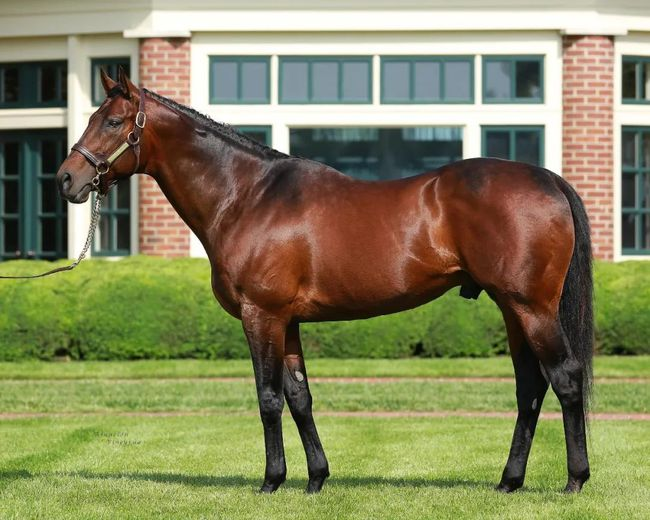
#> input picture opencv4.5.4/images/horse.jpg, 650 x 520 px, found by its file name
$ python '二值化和Ostu分割.py'
#> lines starting #> are read from the running program, lines starting #| are printed output that depends on the picture; after the words box and inside, x2 and y2 are one past the last pixel; in counts of white or black regions, pixels touching at a corner belong together
#%%
# -*- coding UTF-8 -*-
'''
@Project : TensorflowStudy
@File : 二值化和Ostu分割.py
@Author : chenbei
@Date : 2021/9/16 15:26
'''
import matplotlib.pyplot as plt
from matplotlib.pylab import mpl
import os
import skimage.io, skimage.color, skimage.filters
import skimage
plt.rcParams['font.sans-serif'] = ['Times New Roman']  # 设置字体风格,必须在前然后设置显示中文
mpl.rcParams['font.size'] = 10.5  # 图片字体大小
mpl.rcParams['font.sans-serif'] = ['SimHei']  # 显示中文的命令
mpl.rcParams['axes.unicode_minus'] = False  # 显示负号的命令
mpl.rcParams['agg.path.chunksize'] = 10000
plt.rcParams['figure.figsize'] = (7.8, 3.8)  # 设置figure_size尺寸
plt.rcParams['savefig.dpi'] = 600  # 图片像素
plt.rcParams['figure.dpi'] = 600  # 分辨率
root = os.path.join(os.getcwd(), "ImageProcessing")
img_dir = os.path.join(root, "images")

horse = skimage.io.imread(img_dir+"\horse.jpg")
#> horse is the input picture: shape (520, 650, 3); mean R, G, B 133, 132.3, 92.8
grey = skimage.color.rgb2gray(horse)
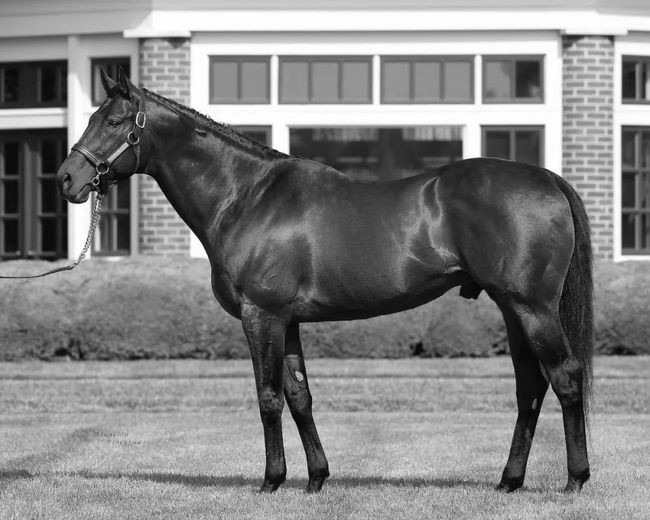
#> grey: shape (520, 650) float64; min 0.00281, max 1, mean 0.508
ostu_threshold = skimage.filters.threshold_otsu(grey)
#> ostu_threshold = 0.48
binary = (grey > ostu_threshold).astype(float) # 高于阈值为1
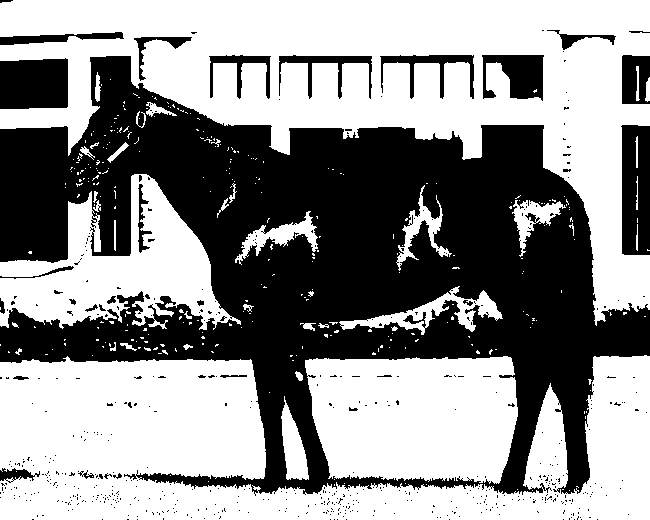
#> binary: shape (520, 650) float64; values 0 (black) and 1 (white), 56.4% white; 558 black regions (527 under 20 px), largest, box (x1, y1, x2, y2) and area: (0, 56, 650, 496) 130163, (621, 125, 650, 255) 3465, (0, 58, 68, 109) 3299
axe1 ,axe2 = plt.subplot(121),plt.subplot(122)
axe1.imshow(binary),axe2.hist(grey.ravel(),bins=256),axe2.axvline(x=ostu_threshold)
plt.show()
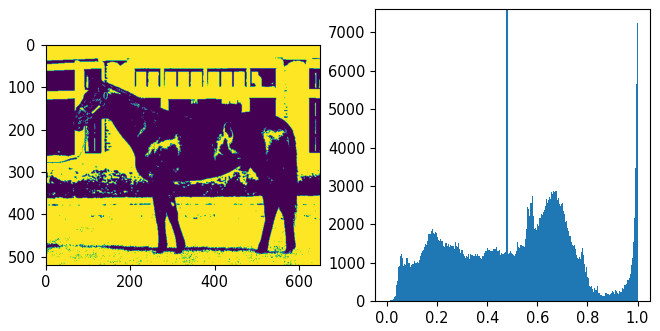
#> figure drawn by matplotlib, 2 panels; panel 2: tallest bar 7255 high, from x = 0.996 to 1

$ run again, with opencv4.5.4/images/0.jpg copied over opencv4.5.4/images/horse.jpg
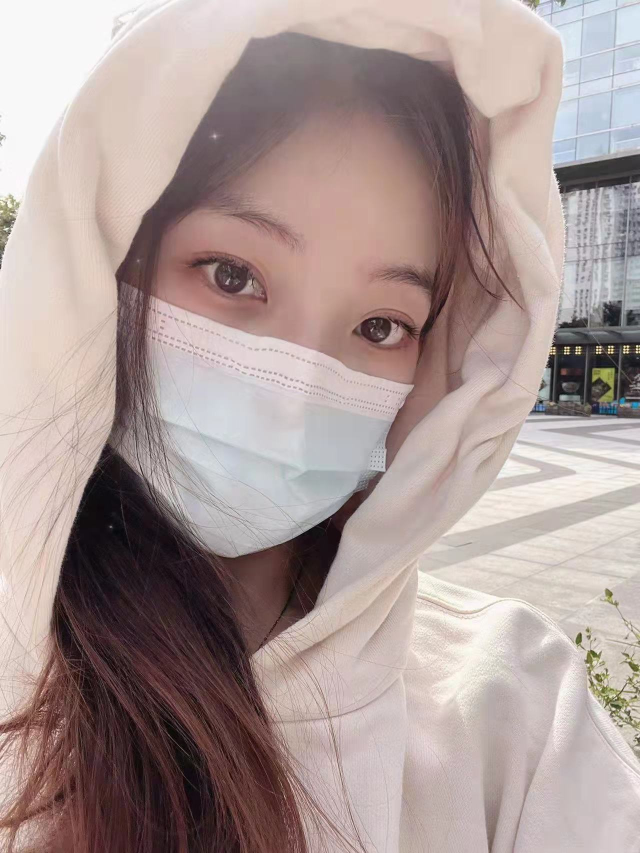
#> input picture opencv4.5.4/images/0.jpg, 1280 x 1706 px, found by its file name (shown at 1/2 size)
#> horse is the input picture: shape (1706, 1280, 3); mean R, G, B 170.3, 153.3, 150.3
#> ostu_threshold = 0.518
#> `binary = (grey > ostu_threshold).astype(float)`:
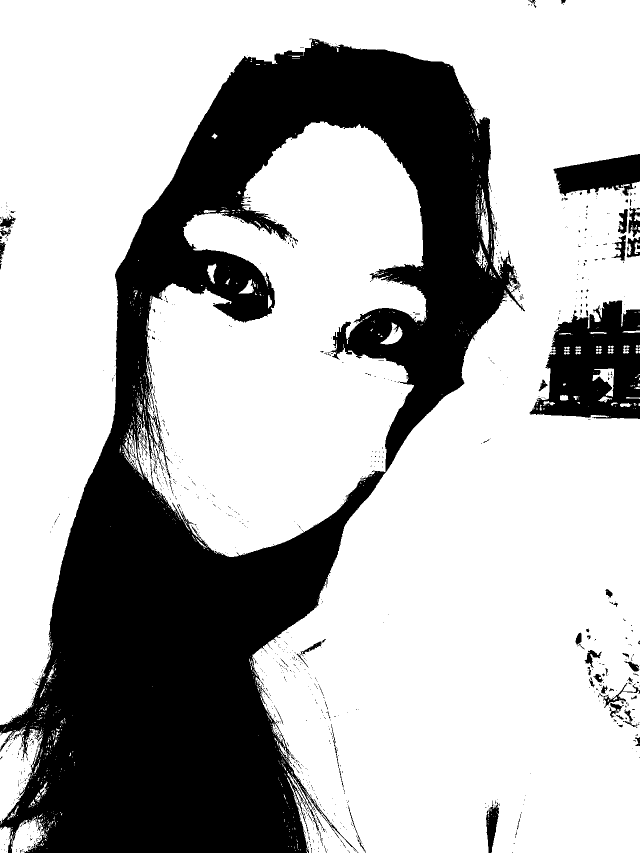
#> binary: shape (1706, 1280) float64 (shown at 1/2 size); values 0 (black) and 1 (white), 69.5% white; 1112 black regions (1030 under 20 px), largest, box (x1, y1, x2, y2) and area: (0, 77, 1050, 1706) 607827, (1059, 601, 1280, 838) 34602, (1107, 308, 1280, 392) 9479
#> `plt.show()`:
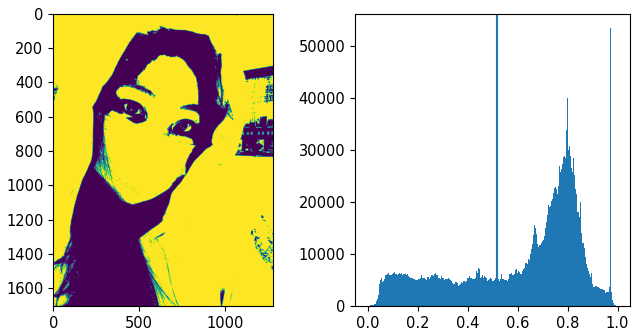
#> figure drawn by matplotlib, 2 panels; panel 2: tallest bar 53579 high, from x = 0.969 to 0.973

$ run again, with opencv4.5.4/images/12.jpg copied over opencv4.5.4/images/horse.jpg
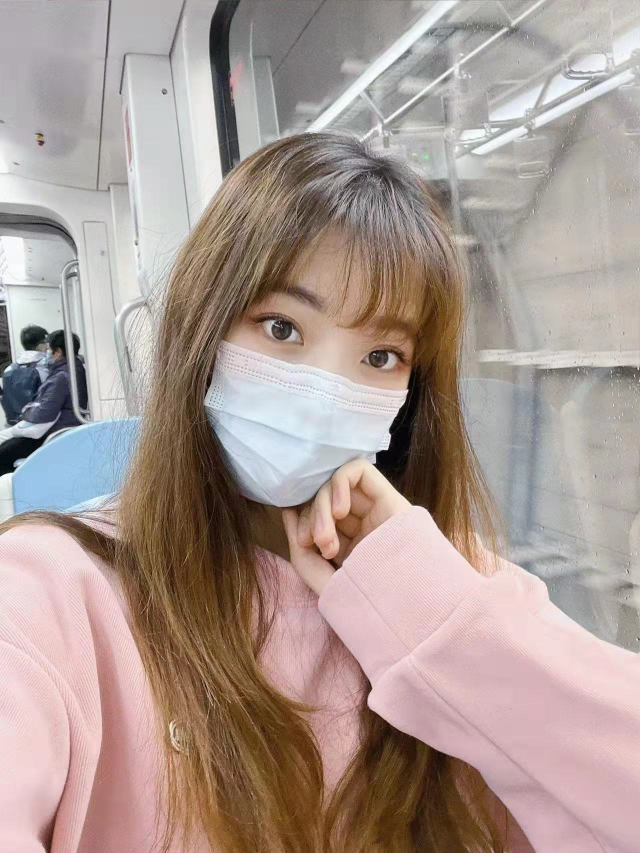
#> input picture opencv4.5.4/images/12.jpg, 1280 x 1706 px, found by its file name (shown at 1/2 size)
#> horse is the input picture: shape (1706, 1280, 3); mean R, G, B 170.2, 153.8, 147.4
#> ostu_threshold = 0.533
#> `binary = (grey > ostu_threshold).astype(float)`:
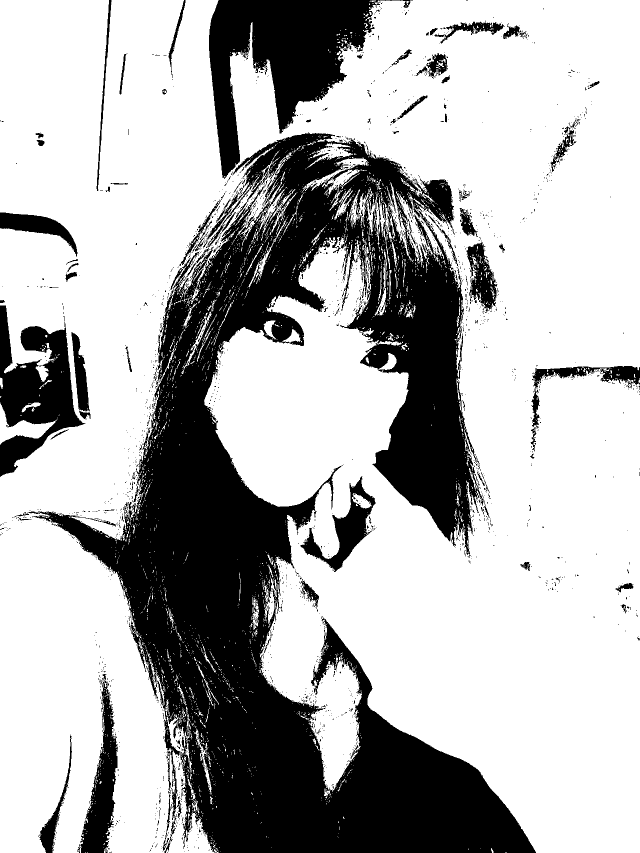
#> binary: shape (1706, 1280) float64 (shown at 1/2 size); values 0 (black) and 1 (white), 70% white; 2155 black regions (2026 under 20 px), largest, box (x1, y1, x2, y2) and area: (57, 265, 1072, 1706) 510299, (418, 0, 826, 358) 56691, (0, 611, 171, 954) 27579
#> `plt.show()`:
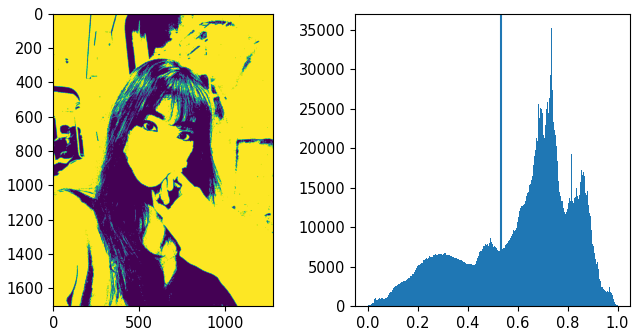
#> figure drawn by matplotlib, 2 panels; panel 2: tallest bar 35288 high, from x = 0.734 to 0.738
